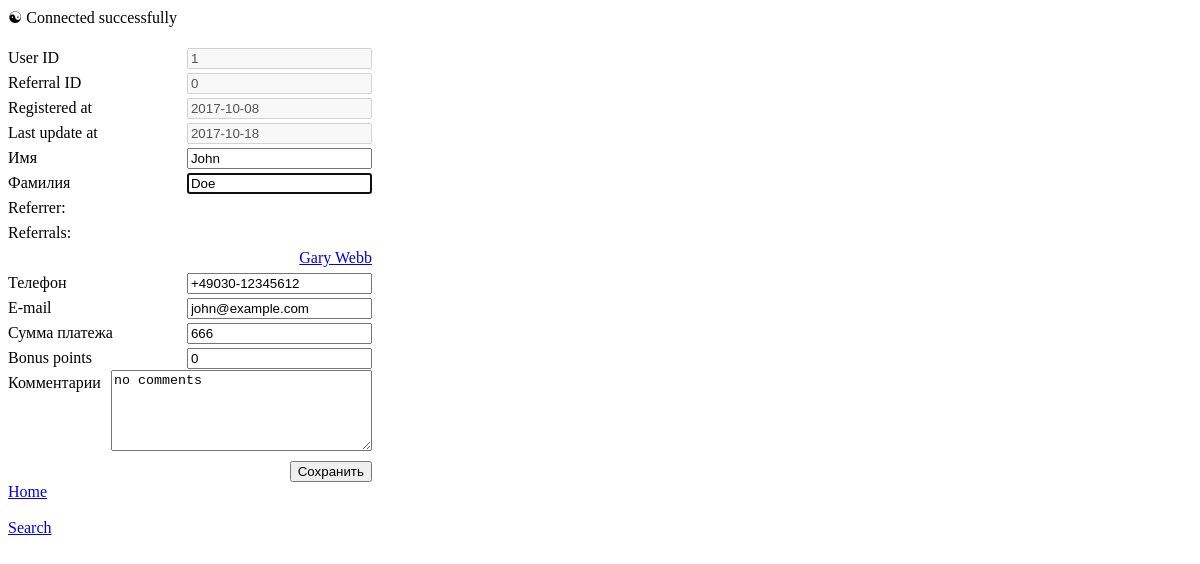
Page /edit.php?user_id=1 on the committed database.
### tables this page shows
CREATE TABLE `clients` (
  `user_id` int(11) NOT NULL,
  `referral_id` int(11) DEFAULT '0',
  `first_name` varchar(50) NOT NULL,
  `last_name` varchar(50) NOT NULL,
  `telephone` varchar(20) NOT NULL,
  `email` varchar(200) NOT NULL,
  `reg_date` datetime DEFAULT NULL,
  `last_update` datetime NOT NULL,
  `client_paid` bigint(20) DEFAULT NULL,
  `referred_clients` int(11) DEFAULT '0',
  `referred_amount` bigint(20) DEFAULT NULL,
  `bonus_points` int(11) NOT NULL,
  `comments` text NOT NULL
);

### edit.php (the view, shortened to what this page needs)
<!DOCTYPE html>
<html>
<head>
        <link rel="stylesheet" href="style.css">
</head>
<body>
<?php
  $user_id = htmlspecialchars($_GET['user_id']);
  $servername = "localhost";
  $username = "root";
  $password = "";
  $dbname = "hayk";
  $conn = mysqli_connect($servername, $username, $password, $dbname);
  echo "&#9775; Connected successfully " . "<br><br>";
$sql = "SELECT * FROM clients where user_id = '$user_id'";
$result = mysqli_query($conn, $sql);
$row = mysqli_fetch_assoc($result);
 ?>
 <form method="post" action="update_db.php">
    <div class="main">
      <div class="field">
       <label for="UID">User ID</label>
       <input type="text" name="user_id_disabled" value=<?php echo $user_id; ?> id="UID" disabled>
      </div>
      <div class="field">
        <label for="ref">Referral ID</label>
        <input type="text" name="referral_id" value=<?php echo $row["referral_id"] ?> id="ref" disabled>
      </div>
      <div class="field">
       <label for="reg_date">Registered at</label>
       <input type="text" name="reg_date" value=<?php echo $row["reg_date"] ?> id="reg_date" disabled>
      </div>
      <div class="field">
       <label for="last_update">Last update at</label>
       <input type="text" name="last_update" value=<?php echo $row["last_update"] ?> id="last_update" disabled>
      </div>
      <div class="field">
       <label for="fn">Имя</label>
       <input type="text" name="first_name" id="fn" value=<?php echo $row["first_name"] ?>>
      </div>
      <div class="field">
       <label for="ln">Фамилия</label>
       <input type="text" name="last_name" id="ln" value=<?php echo $row["last_name"] ?> autofocus required>
      </div>
      <div class="field">
       <?php
       $referral_id=$row["referral_id"];
       $sql = "SELECT user_id, first_name, last_name
              FROM `clients`
              WHERE user_id = '$referral_id'";
       $referrer_query = mysqli_query($conn, $sql);
       $row_referrer_query = mysqli_fetch_assoc($referrer_query);
       $referrer_full_name = $row_referrer_query["first_name"] ." ". $row_referrer_query["last_name"];
       ?>
       <label for="Referrer">Referrer: </label> <?php echo "<a href=\""."edit.php?user_id=".$row_referrer_query["user_id"]."\">".$referrer_full_name."</a>";?>
      </div>
      <div class="field">
       <?php
       $user_id_ref=$row["user_id"];
       $sql = "SELECT user_id, first_name, last_name
              FROM `clients`
              WHERE referral_id = '$user_id_ref'";
       $referral_query = mysqli_query($conn, $sql);
       ?>
       <label for="Referrals">Referrals: </label>
       <?php
echo "<br>";
while($row_referral_query = mysqli_fetch_assoc($referral_query)) {
         echo "<a href=\""."edit.php?user_id=".$row_referral_query["user_id"]."\">".$row_referral_query["first_name"]." ".$row_referral_query["last_name"]."</a><br>";
}
       ?>
      </div>
      <div class="field">
        <label for="tel">Телефон</label>
        <input type="text" name="telephone" id="tel" value=<?php echo $row["telephone"] ?>>
      </div>
      <div class="field">
        <label for="email">E-mail</label>
        <input type="text" name="email" id="email" value=<?php echo $row["email"] ?>>
      </div>
      <div class="field">
        <label for="amount">Сумма платежа</label>
        <input type="text" name="client_paid" id="amount" value=<?php echo $row["client_paid"] ?>>
      </div>
      <div class="field">
        <label for="bonus">Bonus points</label>
        <input type="text" name="bonus_points" id="bonus" value=<?php echo $row["bonus_points"] ?>>
      </div>
      <div class="field">
        <label for="comms">Комментарии</label>
        <textarea name="comments" rows="5" cols="30" id ="comms"><?php echo $row["comments"] ?></textarea>
      </div>
      <div class="field">
        <input type="submit" name="submit" value="Сохранить" id="su">
      </div>
      <a href="index.php" class="button">Home</a>
      <br><br>
      <a href="search.php" class="button">Search</a>
  </div>
  </form>
</body>

### style.css (style rules this page uses)
.field { clear:both; text-align:right; line-height:25px; }
label { float:left;padding-right:10px; }
.main { float:left }

### rows in the picture
clients: referral_id "0", first_name "John", last_name "Doe", telephone "+49030-12345612", email "john@example.com", client_paid "666", bonus_points "0", comments "no comments"
clients: first_name "Gary", last_name "Webb"
